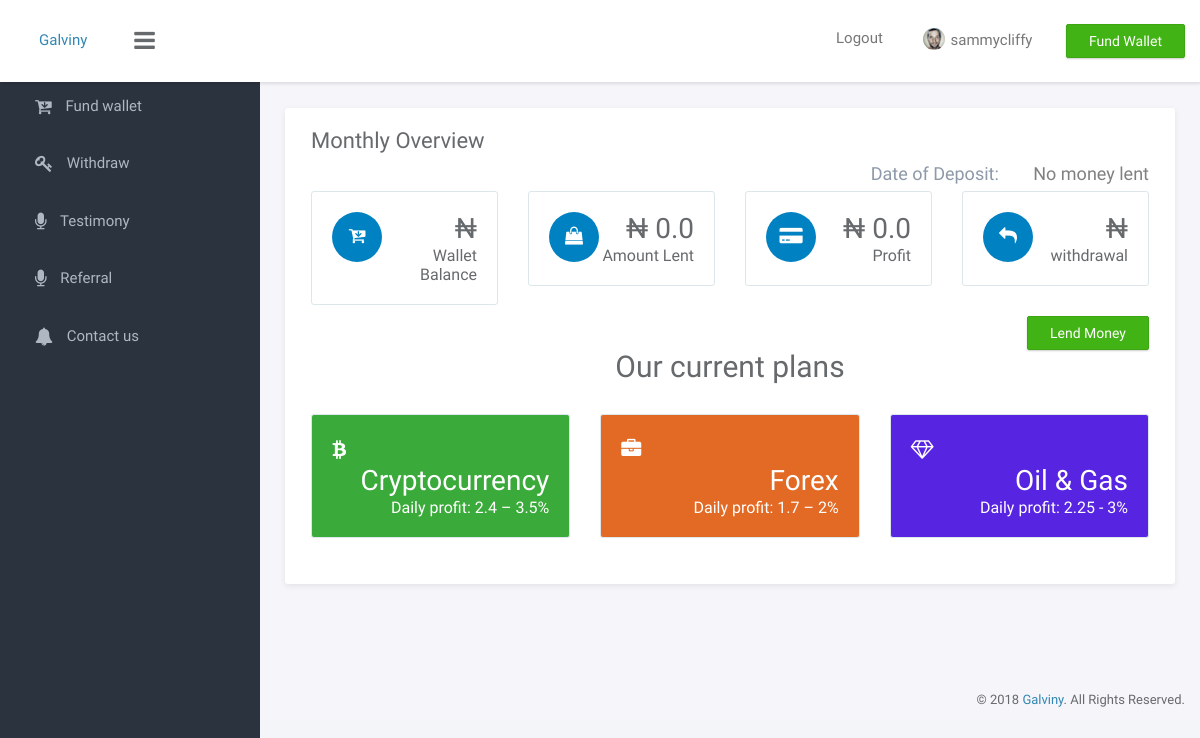
/profile/ (signed in), run on an earlier commit of the app's database.
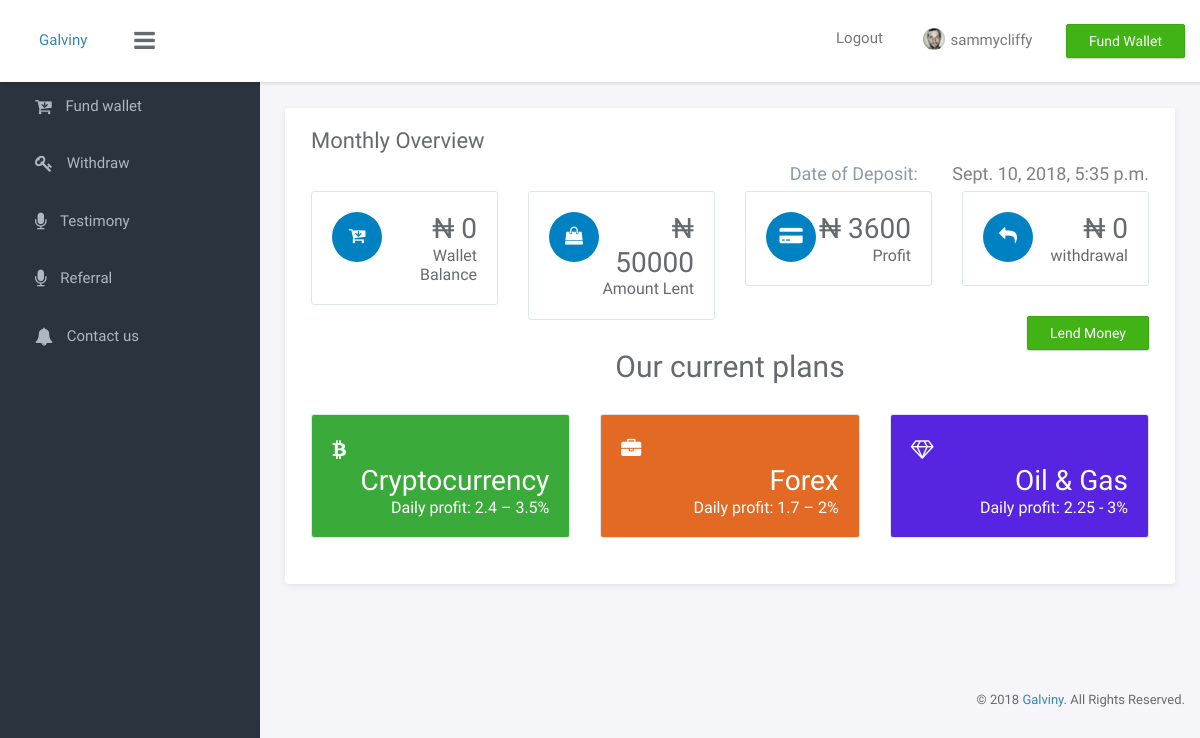
And on a later commit of the database.
### app/models.py (models this page shows, shortened)
class Cryptocurrency(models.Model):
    username = models.CharField(max_length = 255, null = True)
    choice = models.PositiveIntegerField( null = True)
    lent = models.CharField(max_length = 255, blank=True, )
    confirmed = models.BooleanField(default=False)
    profit = models.PositiveIntegerField(null=True, default=0)
    deposit_date = models.DateTimeField(auto_now=True)
    lend_date = models.DateTimeField(null=True, blank=True)
    amount_lent = models.PositiveIntegerField(null=True, default=0)
    previous_withdraw = models.PositiveIntegerField(null = True, default = 0)
    logistics = models.PositiveIntegerField(null = True, default = 0)

### app/views.py (the view, shortened to what this page needs)
# urls.py: url(r'^profile/$', views.profile, name='profile'),
@login_required
def profile(request):
    try:
        profile = Cryptocurrency.objects.get(username = request.user.username)
        if profile.lent == 'True':
            paid_date = profile.lend_date
            choice = profile.choice
            end_date = paid_date + timedelta(days=5)
            current_day = timezone.now()
            profit_days = current_day - paid_date
            profit_days = profit_days.days
            before_ten_days = profile.lend_date + timedelta(days=10)
            if current_day < end_date:
                    if profile.amount_lent == 50000:
                        profit = 1200 * profit_days - profile.previous_withdraw - profile.logistics
                        Cryptocurrency.objects.filter(username = request.user.username).update(
                            profit = profit
                        )
                        profile = Cryptocurrency.objects.get(username = request.user.username)
                        data = {
                                        'wallet_balance':profile.choice,
                                        'date':paid_date,
                                        'profit':profile.profit,
                                        'amount':profile.amount_lent,
                                        'withdrawal':profile.previous_withdraw + profile.logistics
                                    }
                        return render(request, 'app/profile.html', data)
        else:
                    profile = Cryptocurrency.objects.get(username = request.user.username, confirmed=True)
                    data = {
                            'wallet_balance':profile.choice,
                            'amount':0.00,
                            'date':'No money lent',
                            'profit':0.00
                        }
                    return render(request, 'app/profile.html',data)
    except ObjectDoesNotExist:
        try:
            if  Deleted.objects.get(username = request.user.username):
                new_p = Deleted.objects.get(username=request.user.username)
                data = {
                                            'profit':new_p.profit,
                                        }
                return render(request, 'app/profile.html', data)
        except ObjectDoesNotExist:
            pass
    data = {
                    'amount':0.00,
                    'date':'No money lent',
                    'profit':0.00
                }
    return render(request, 'app/profile.html', data)

### app/templates/app/profile.html (shortened to what this page needs)
{% load staticfiles %}
<!doctype html>
<html lang="en">
<head>
	<link rel="stylesheet" href="https://cdnjs.cloudflare.com/ajax/libs/font-awesome/4.7.0/css/font-awesome.min.css">
	<link rel="stylesheet" href="{% static 'app/css/bootstrap.min.css'%}">
	<link rel="stylesheet" href="{% static 'app/css/font-awesome.min.css'%}">
	<link rel="stylesheet" href="{% static 'app/css/lineariconstyle.css'%}">
	<link rel="stylesheet" href="{% static 'app/css/main.css'%}">
</head>
<body>
	<div id="wrapper">
		<nav class="navbar navbar-default navbar-fixed-top">
			<div class="brand">
				<a href="index.html">Galviny</a>
			</div>
			<div class="container-fluid">
				<div class="navbar-btn">
					<button type="button" class="btn-toggle-fullwidth"><i class="fa fa-bars"></i></button>
				</div>
				<div class="navbar-btn navbar-btn-right">
					<a class="btn btn-success update-pro" href="{% url 'fundwallet' %}"> <span>Fund Wallet</span></a>
				</div>
				<div id="navbar-menu">
					<ul class="nav navbar-nav navbar-right">
						<li class="dropdown">
							<a href="{% url 'logout'%}" >Logout</a>
						</li>
						<li class="dropdown">
							<a href="#" class="dropdown-toggle" data-toggle="dropdown"><img src="{% static 'app/img/user.png'%}" class="img-circle" alt="Avatar"> <span>{{user.username}}</span> <i class="icon-submenu lnr lnr-chevron-down"></i></a>
						</li>
					</ul>
				</div>
			</div>
		</nav>
		<div id="sidebar-nav" class="sidebar">
			<div class="sidebar-scroll">
				<nav>
					<ul class="nav">
						<li><a href="{% url 'fundwallet' %}" class=""><i class="fa fa-cart-arrow-down"></i> <span>Fund wallet</span></a></li>
						<li><a href="{% url 'withdrawal' %}" class=""><i class="fa fa fa-key"></i> <span>Withdraw</span></a></li>
						<li><a href="{% url 'testimony'%} " class=""><i class="fa fa-microphone"></i> <span>Testimony</span></a></li>
						<li><a href="{% url 'referrer'%} " class=""><i class="fa fa-microphone"></i> <span>Referral</span></a></li>
						<li><a href="{% url 'index' %}" target = "_blank" class=""><i class="fa fa-bell"></i> <span>Contact us</span></a></li>
					</ul>
				</nav>
			</div>
		</div>
		<div class="main">
			<div class="main-content">
				<div class="container-fluid">
					<div class="panel panel-headline">
						<div class="panel-heading">
							<h3 class="panel-title">Monthly Overview</h3>
							<p class="panel-subtitle" style=" font-size:18px; float:right">Date of Deposit: <span style="color:grey; padding-left:30px;">{{date}}</span></p>
						</div>
						<div class="panel-body">
							<div class="row">
								<div class="col-md-3">
									<div class="metric">
										<span class="icon"><i class="fa fa-cart-arrow-down"></i></span>
										<p>
											<span class="number">&#8358; {{wallet_balance}}</span>
											<span class="title">Wallet Balance</span>
										</p>
									</div>
								</div>
								<div class="col-md-3">
									<div class="metric">
										<span class="icon"><i class="fa fa-shopping-bag"></i></span>
										<p>
											<span class="number">&#8358; {{amount}}</span>
											<span class="title">Amount Lent</span>
										</p>
									</div>
								</div>
								<div class="col-md-3">
									<div class="metric">
										<span class="icon"><i class="fa fa-credit-card-alt"></i></span>
										<p>
											<span class="number">&#8358; {{profit}}</span>
											<span class="title">Profit</span>
										</p>
									</div>
								</div>
								<div class="col-md-3">
									<div class="metric">
										<span class="icon"><i class="fa fa-reply"></i></span>
										<p>
											<span class="number">&#8358; {{withdrawal}}</span>
											<span class="title">withdrawal</span>
										</p>
									</div>
									<form action="" id="lend_form">
										<input type="submit" class="btn btn-success" style="float:right" value="Lend Money">
									</form>
								</div>
								<h2 style="text-align:center">Our current plans</h2><br>
								<div class="col-md-4">
									<div class="metric" style="background-color:rgb(58, 170, 58)">
										<span  style="color:white; font-size:20px;"><i class="fa fa-btc"></i></span>
										<p>
											<span class="number" style="color:white;">Cryptocurrency</span>
											<span class="title" style="color:white;">Daily profit: 2.4 – 3.5%</span>
										</p>
									</div>
								</div>
								<div class="col-md-4">
									<div class="metric" style="background-color:rgb(226, 106, 36)">
										<span style="color:white; font-size:20px;color:ehite"><i class="fa fa-briefcase"></i></span>
										<p>
											<span class="number" style="color:white;">Forex</span>
											<span class="title" style="color:white;">Daily profit: 1.7 – 2%</span>
										</p>
									</div>
								</div>
								<div class="col-md-4">
									<div class="metric" style="background-color:rgb(87, 36, 226)">
										<span style="color:white; font-size:20px;color:white"><i class="fa fa-diamond"></i></span>
										<p>
											<span class="number" style="color:white;">Oil &amp; Gas</span>
											<span class="title" style="color:white;">Daily profit: 2.25 - 3%</span>
										</p>
									</div>
								</div>
							</div>
						</div>
					</div>
		<footer>
			<div class="container-fluid">
				<p class="copyright">&copy; 2018 <a href="index.html" target="_blank">Galviny</a>. All Rights Reserved.</p>
			</div>
		</footer>
	</div>
</body>
</html>

What changed in the data, as far as the page shows it:
added Cryptocurrency: lend_date "Sept. 10, 2018, 5:35 p.m."
Also different on the page:
{{ wallet_balance }}: (not shown) → "0"
{{ amount }}: "0.0" → "50000"
{{ profit }}: "0.0" → "3600"
{{ withdrawal }}: (not shown) → "0"
{{ date }}: "No money lent" → (not shown)
